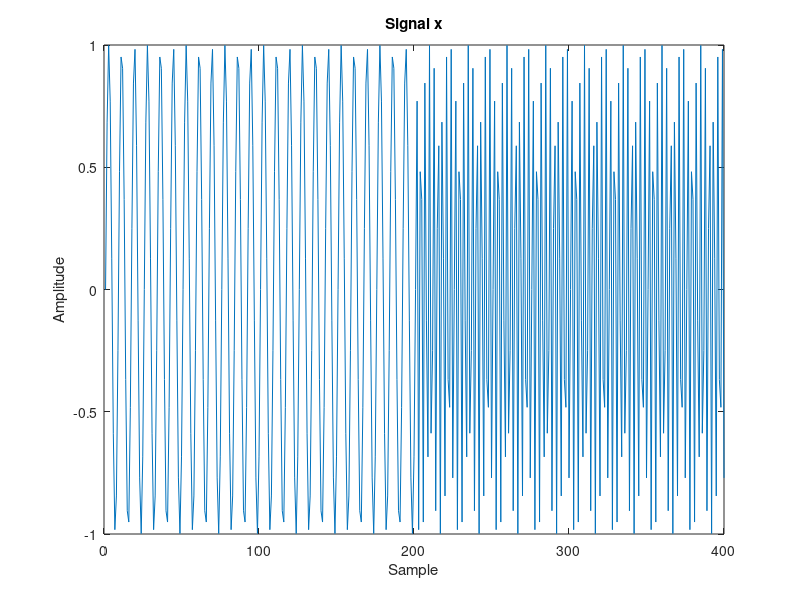

MATLAB code to generate this figure: (Note: this script raises an error after producing the figure.)
% Sig gen
x1 = sin(0.24 * pi * (0:199)); % theta = 0.24pi, fn = 0.12
x2 = sin(0.72 * pi * (200:399)); % theta = 0.72pi, fn = 0.36
x = [x1 x2]; % Concatenate x2 to the end of x1

% 1a
figure;
plot(x);
title('Signal x');
xlabel('Sample');
ylabel('Amplitude');

% 1b
figure;
LCPS_plot(x);
title('Amplitude spectrum of sig x');
xlabel('Normalized freq');
ylabel('Amplitude');

% 1c
% Should be same as 1b?
figure;
LCPS_plot(x.*rectwin(length(x))');
title('Amplitude spectrum of x with rectwin');
xlabel('Normalized freq');
ylabel('Amplitude');

% 1d
figure;
LCPS_plot(x.*hamming(length(x))');
title('Amplitude spectrum with hamming');
xlabel('Normalized freq');
ylabel('Amplitude');

% 1e
xe = [x2 x1]; % x signal for subtask e
figure;
LCPS_plot(xe);
title('Amplitude spectrum. Reversed order of freq in x');
xlabel('Normalized freq');
ylabel('Amplitude');


% 1g
figure;
spectrogram(x, hamming(100), 90, 'yaxis'); % window move by 100 - 90 samples
% 'yaxis' for better representation
title('Spectrogram of x, hamming 100');
grid on;

% Task 2 - 1g, but with smaller windows
figure;
spectrogram(x, hamming(80), 70, 'yaxis')
title('Spectrogram of x, hamming 80');
grid on;

figure;
spectrogram(x, hamming(60), 50, 'yaxis')
title('Spectrogram of x, hamming 60');
grid on;

% Smaller window means smaller frequency sample width during the switch of
% freq in the middle (smaller sample bar width)
% But lower resolution regarding the frequencies (bigger width of bar freq)


